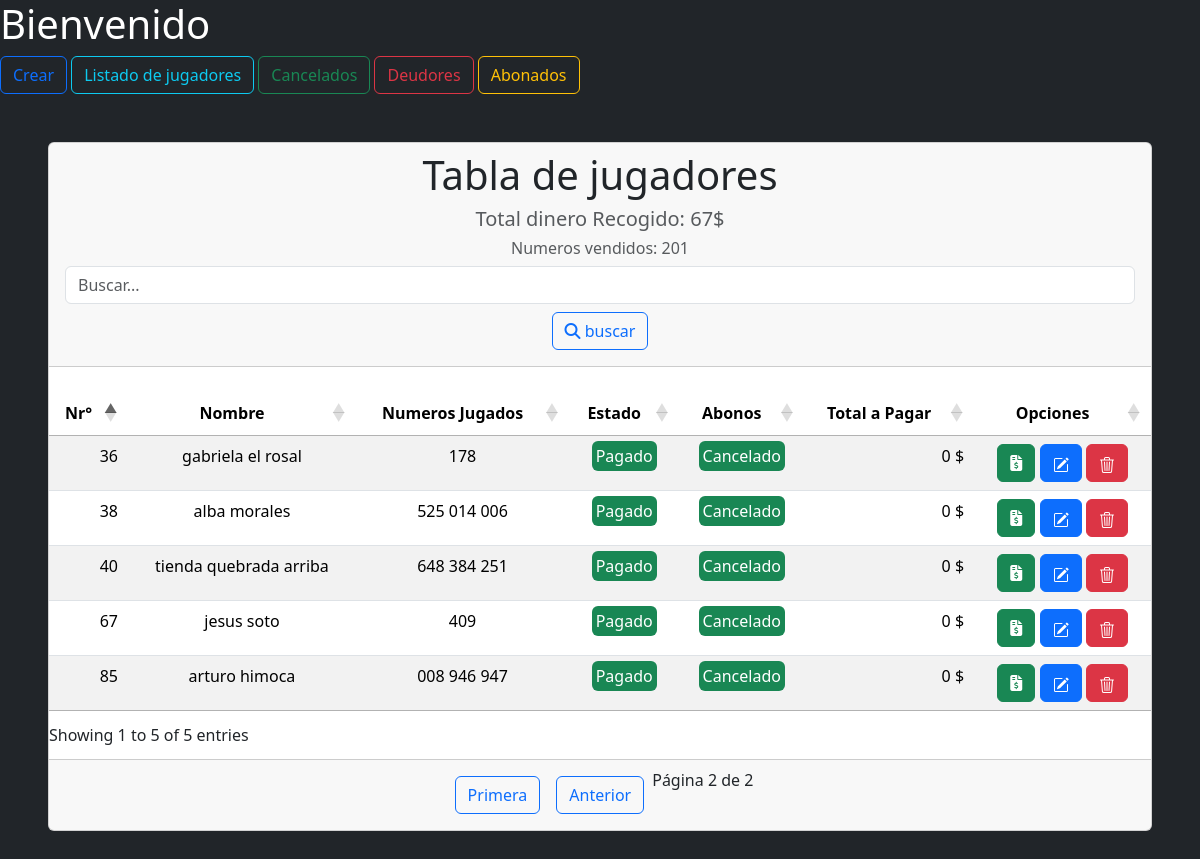
Page /listado/Cancelados/?page=2 on the committed database.
### clientes/models.py (models this page shows, shortened)
class Cliente(models.Model):
    nombre = models.CharField(verbose_name='nombre del cliente',max_length=50,unique=True)
    telefono = models.CharField(verbose_name='telefono',max_length=11)
    numeros = models.JSONField(verbose_name='numeros jugados',default=list)
    estado = models.BooleanField(verbose_name='estado',default=False)
    abono = models.DecimalField(verbose_name='Abono', decimal_places=2, max_digits=12,default=0.00)
    fecha_registro = models.DateTimeField(auto_now_add=True)
    fecha_actualizacion = models.DateTimeField(auto_now=True)
    class Meta:
        ordering = ['fecha_registro']

### clientes/views.py (the view)
# urls.py: path('listado/<str:estado>/',Listado_de_juadores_view.as_view(),name='listado'),
class Listado_de_juadores_view(ListView):
    model = Cliente
    template_name = "Listado.html"
    context_object_name = "jugadores"
    paginate_by = 10
    def get_queryset(self):
        search = self.request.GET.get('q', '')  # Captura el valor del input de búsqueda
        estado = self.kwargs.get('estado')  # Captura el estado de la URL
        queryset = Cliente.objects.all()
        if estado == 'Cancelados':
            queryset = queryset.filter(estado=True)
        elif estado == 'Por Pagar':
            queryset = queryset.filter(estado=False)
        elif estado == 'Abonos':
            queryset = queryset.filter(abono__gt=0, estado=False)
        if search:
            queryset = queryset.filter(Q(nombre__icontains=search) | Q(telefono__icontains=search))
        queryset = queryset.order_by('fecha_registro')
        return queryset
    def get_context_data(self, **kwargs):
        context = super().get_context_data(**kwargs)
        total_dinero = Cliente.objects.filter(abono__gt=0,estado=False).aggregate(total_abono=Sum('abono'))['total_abono']
        tikets_cancelados = Cliente.objects.filter(estado=True).values('numeros')
        clientes = Cliente.objects.all()
        numeros_vendidos =  sum(len(cliente.numeros) for cliente in clientes if cliente.numeros)
        for ticket in tikets_cancelados:
            numeros = ticket['numeros']
            if isinstance(numeros, str):
                import json
                numeros = json.loads(ticket['numeros'])
            cantidad_numeros = len(numeros)
            if cantidad_numeros == 3:
                total_dinero += 5
            elif cantidad_numeros > 3 and cantidad_numeros < 6:
                total_dinero += 5 + ((cantidad_numeros - 3) * 2)
            elif cantidad_numeros == 6:
                total_dinero += 10
            else:
                total_dinero += cantidad_numeros * 2
        context['total_dinero'] = total_dinero
        context['numeros_totales'] = numeros_vendidos
        paginator = Paginator(self.get_queryset(), self.paginate_by)
        page_number = self.request.GET.get('page')
        page_obj = paginator.get_page(page_number)
        context['jugadores'] = page_obj
        return context

### templates/Listado.html (shortened to what this page needs)
{% extends "tabla_estructura.html" %}
{% load custom_tags %}
{% block title %}
<h1 class="title">Tabla de jugadores</h1> <h5 class="text-muted">Total dinero Recogido: {{ total_dinero }}$</h5>
<h6 class="text-muted">Numeros vendidos: {{ numeros_totales }} </h6>
<div>
    <form method="GET" action="">
        <input type="text" class="form-control" name="q" id="search" placeholder="Buscar...">
        <button type="submit" class="btn btn-outline-primary mt-2">
            <i class="fas fa-search"></i>
            buscar
        </button>
    </form>
</div>
{% endblock title %}
        {% block head %}
            <tr>
            <th scope="col" class="text-center">Nr°</th>
            <th scope="col" class="text-center">Nombre</th>
            <th scope="col" class="text-center">Numeros Jugados</th>
            <th scope="col" class="text-center">Estado</th>
            <th scope="col" class="text-center">Abonos</th>
            <th scope="col" class="text-center">Total a Pagar</th>
            <th scope="col" class="text-center">Opciones</th>
            </tr>
        {% endblock %}
        {% block columns %}
              {% for item in jugadores %}
                    <tr>
                    <td scope="row">{{ item.id }}</td>
                    <td>{{ item.nombre }}</td>
                    <td>{% for n in item.numeros %}
                        {{ n }}
                    {% endfor %}
                    </td>
                    <td>{% if item.estado %}
                        <span class="text-white bg-success rounded p-1">Pagado</span>
                        {%else%}
                        <span class="text-white bg-danger rounded p-1">Por Pagar</span>
                        {% endif %}
                    </td>
                    <td>{% if item.estado %}
                            <span class="text-white bg-success rounded p-1">Cancelado<span>
                        {% else %}
                            {{ item.abono }}
                        {% endif %}
                    </td>
                    <td> {% if item.abono == 0 %}
                            0 <span>$</span>
                        {% else %}
                            {{ item.abono|total:item.numeros }}
                        {% endif %}
                    </td>
                    <td>
                        <form
                        action="{% url 'abonar' pk=item.pk %}"
                        method="post"
                        style="display: inline"
                        >
                        <button class="btn btn-success btn-xs" type="submit">
                            <i class="fas fa-file-invoice-dollar text-white"></i>
                        </button>
                        </form>
                        <form
                        action="{% url 'actualizar' item.pk %}"
                        method="post"
                        style="display: inline"
                        >
                        <button class="btn btn-primary btn-xs" type="submit">
                        </button>
                        </form>
                        <form
                        action="{% url 'Eliminar' item.pk %}"
                        method="post"
                        style="display: inline"
                        >
                        <button class="btn btn-danger btn-xs" type="submit">
                        </button>
                        </form>
                    </td>
                    </tr>
            {% endfor %}
        {% endblock %}
       {% block botones %}
                    <div class="pagination d-flex justify-content-center">
                            {% if jugadores.has_previous %}
                                <a href="?page=1" class="btn btn-outline-primary m-2">Primera</a>
                                <a href="?page={{ jugadores.previous_page_number }}" class="btn btn-outline-primary m-2">Anterior</a>
                            {% endif %}
                            <span>Página {{ jugadores.number }} de {{ jugadores.paginator.num_pages }}</span>
                        </div>
        {% endblock botones %}

### rows in the picture
Cliente: id "36", nombre "gabriela el rosal", numeros "178", estado "Pagado", abono "0"
Cliente: id "38", nombre "alba morales", numeros "525" "014" "006", estado "Pagado", abono "0"
Cliente: id "40", nombre "tienda quebrada arriba", numeros "648" "384" "251", estado "Pagado", abono "0"
Cliente: id "67", nombre "jesus soto", numeros "409", estado "Pagado", abono "0"
Cliente: id "85", nombre "arturo himoca", numeros "008" "946" "947", estado "Pagado", abono "0"

### other values in the picture
{{ total_dinero }} "67"
{{ numeros_totales }} "201"
{{ jugadores.number }} "2"
{{ jugadores.paginator.num_pages }} "2"
